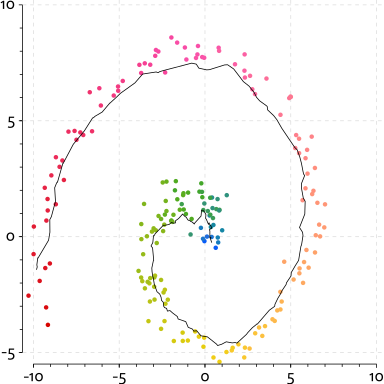

The script that drew this image:

using GatedLinearNetworks
using Dapple


batch_dim = 200

x = 10f0 * rand(Float32, (1, batch_dim))

y = Array{Float32}(undef, (2, batch_dim))
for j in 1:batch_dim
    y[1,j] = x[1,j] * cos(x[1,j]) + 4f-1 * randn(Float32)
    y[2,j] = x[1,j] * sin(x[1,j]) + 4f-1 * randn(Float32)
end

ggln = GatedLinearNetworks.GaussianGGLN(1, 2, 2, 64, 16)

ntrain_steps = 400
for step_num in 1:ntrain_steps
    @show step_num
    train!(ggln, x, y)
end

nsteps = 200
xsteps = reshape(
    collect(Float32, range(minimum(x), maximum(x), length=nsteps)),
    (1, nsteps))
μ, σ2 = predict(ggln, xsteps)

pl = plot(
    points(x=y[1,:], y=y[2,:], color=x[1,:]),
    lines(x=μ[1,:], y=μ[2,:]))
pl |> SVG("example.svg", 4inch, 4inch)
